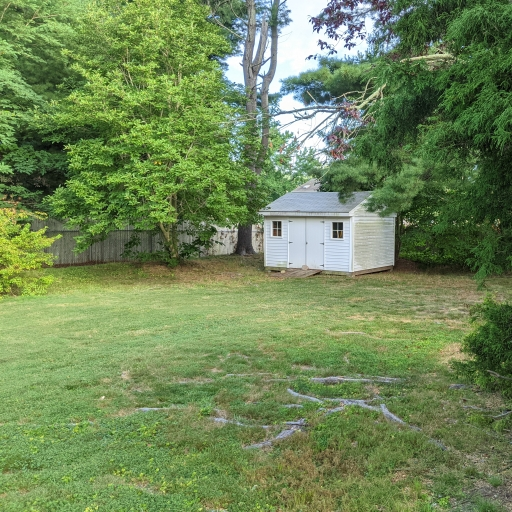
#> input picture shed1-small.jpg, 512 x 512 px
$ python image_processing.py
#> lines starting #> are read from the running program, lines starting #| are printed output that depends on the picture; long printed decimals are rounded
#!/usr/bin/env python
# coding: utf-8

# In[1]:


import matplotlib.pyplot as plt
import imageio.v2 as imageio
import numpy as np


# In[2]:


import cv2
from PIL import Image
from IPython.display import display


# In[3]:


rgbImage = imageio.imread('shed1-small.jpg')
#> rgbImage is the input picture: shape (512, 512, 3); mean R, G, B 111.3, 134.4, 86.4


# In[4]:


(m,n,o) = rgbImage.shape
#> m = 512; n = 512; o = 3
print(m,n,o)
#| 512 512 3


# In[5]:


#normalize the image and display
from skimage import img_as_float
floatImage2 = img_as_float(rgbImage)
plt.imshow(floatImage2)
#> (this line was passed over: IPython is not available in this run)
plt.show()
print(floatImage2[0:5, 0:5, 0])
#| [[0.4039 0.451 0.4863 0.4627  0.4667]
#|  [0.4314 0.5373  0.5255  0.4157 0.4196]
#|  [0.4627  0.4275 0.3961 0.3922 0.4039]
#|  [0.4471 0.5216 0.498 0.4        0.3961]
#|  [0.5412 0.5216 0.4863 0.4784 0.5059]]


# In[6]:


# Extract color channels.
R = rgbImage[:,:,0] # Red channel
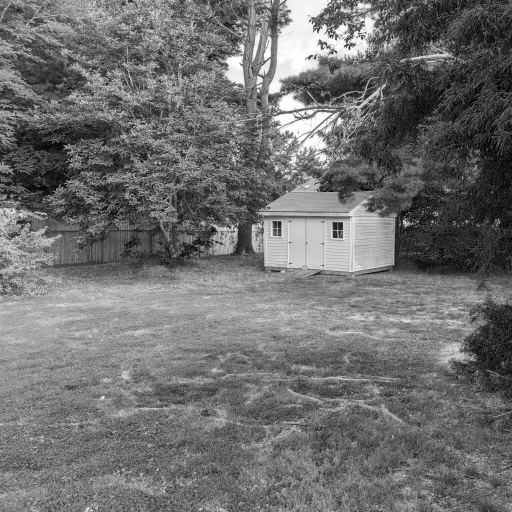
#> R: shape (512, 512); min 0, max 255, mean 111.3
G = rgbImage[:,:,1] # Green channel
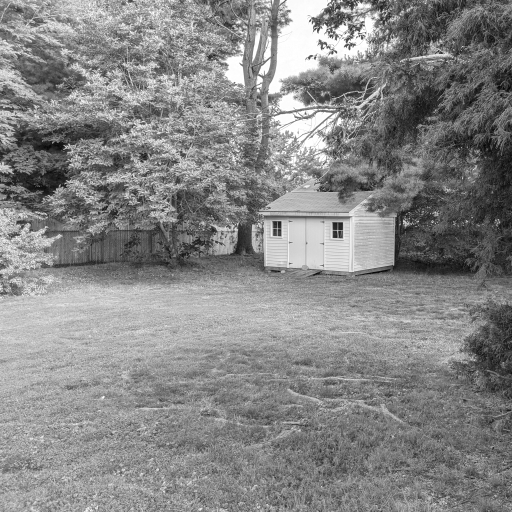
#> G: shape (512, 512); min 4, max 255, mean 134.4
B = rgbImage[:,:,2] # Blue channel
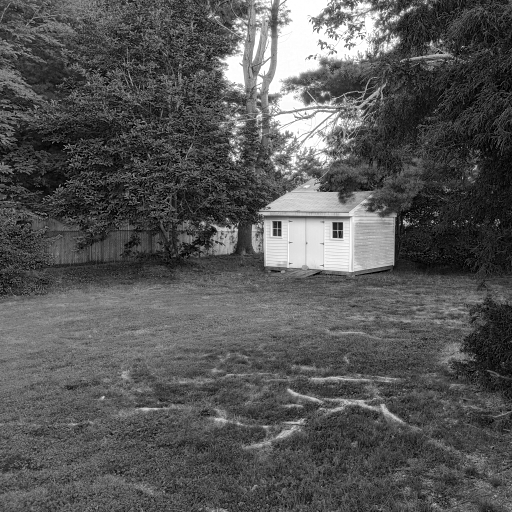
#> B: shape (512, 512); min 0, max 255, mean 86.4


# In[7]:


# Create an all black channel.
allBlack = np.zeros((m, n), dtype=np.uint8)
# Create color versions of the individual color channels.
RC = np.stack((R, allBlack, allBlack), axis=2)
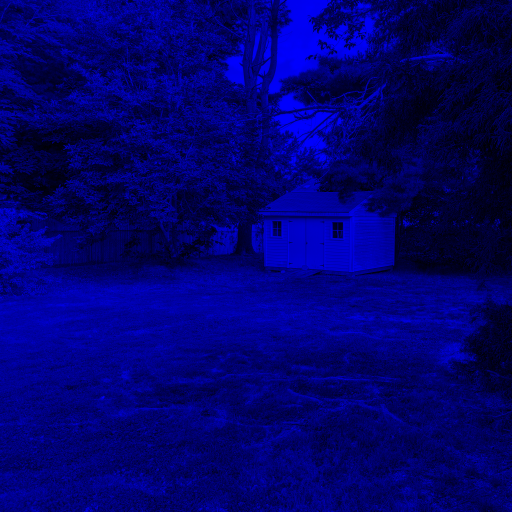
#> RC: shape (512, 512, 3); mean of channels 0, 1, 2 111.3, 0, 0; drawn as B, G, R
GC = np.stack((allBlack, G, allBlack),axis=2)
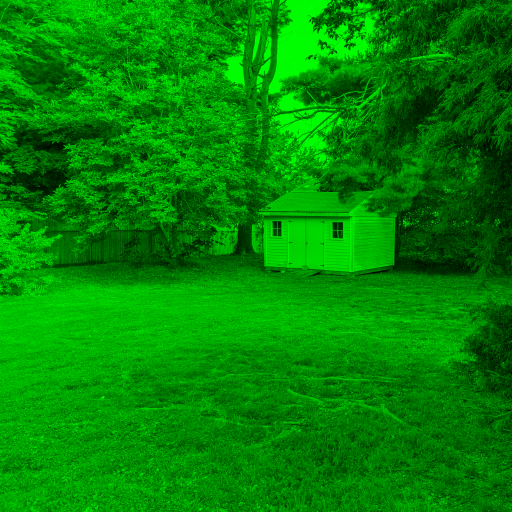
#> GC: shape (512, 512, 3); mean of channels 0, 1, 2 0, 134.4, 0; drawn as B, G, R
BC = np.stack((allBlack, allBlack, B),axis=2)
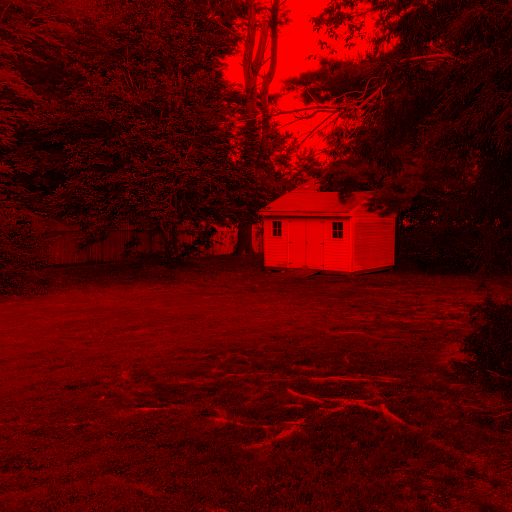
#> BC: shape (512, 512, 3); mean of channels 0, 1, 2 0, 0, 86.4; drawn as B, G, R


# In[8]:


# Recombine the individual color channels to create the original RGB image again.
recombinedRGBImage = np.stack(( R, G, B),axis=2)
plt.title('Recombined Image')
#> (this line was passed over: IPython is not available in this run)
plt.imshow(recombinedRGBImage)
#> (this line was passed over: IPython is not available in this run)
plt.axis('off')
#> (this line was passed over: IPython is not available in this run)


# In[9]:


# Display RC, GC, BC
plt.figure(figsize=(14, 8))
#> (this line was passed over: IPython is not available in this run)

plt.subplot(221)
#> (this line was passed over: IPython is not available in this run)
plt.title('Red Channel')
#> (this line was passed over: IPython is not available in this run)
#> (the run stopped early here; a loop or call above may not have finished)

$ run again, with shed2-small.jpg copied over shed1-small.jpg
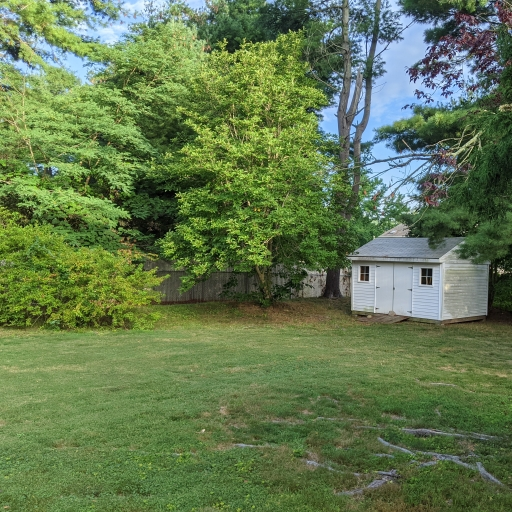
#> input picture shed2-small.jpg, 512 x 512 px
#> rgbImage is the input picture: shape (512, 512, 3); mean R, G, B 98.5, 120.7, 78.7
#| 512 512 3
#| [[0.5451 0.4039 0.3882 0.451 0.4275]
#|  [0.3373  0.298 0.3922 0.4235 0.4157]
#|  [0.6118 0.4863 0.5608 0.6471 0.6863]
#|  [0.6667 0.7569 0.7059 0.7098 0.698]
#|  [0.6549 0.6471 0.6549 0.6627  0.6588]]
#> `GC = np.stack((allBlack, G, allBlack),axis=2)`:
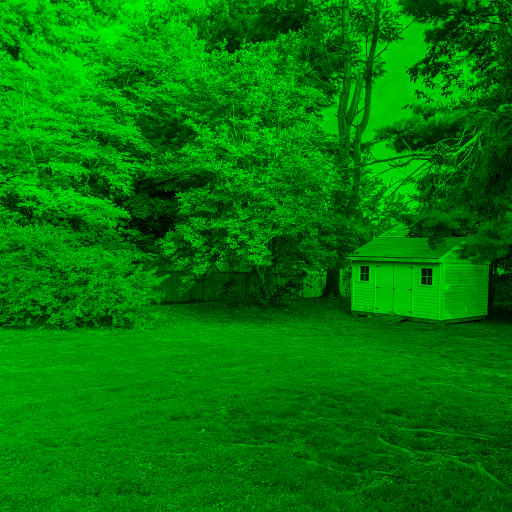
#> GC: shape (512, 512, 3); mean of channels 0, 1, 2 0, 120.7, 0; drawn as B, G, R
#> `BC = np.stack((allBlack, allBlack, B),axis=2)`:
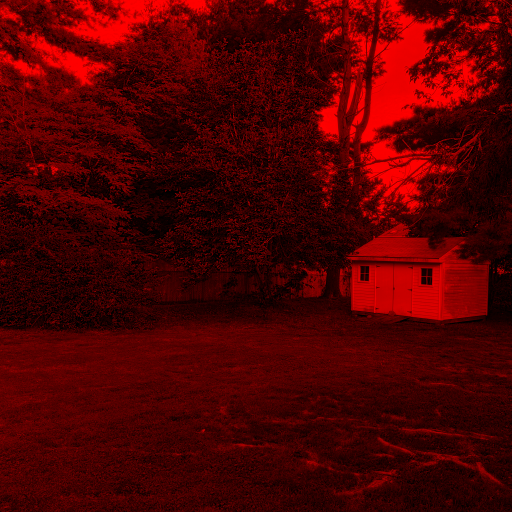
#> BC: shape (512, 512, 3); mean of channels 0, 1, 2 0, 0, 78.7; drawn as B, G, R

$ run again, with AG half.png saved as shed1-small.jpg
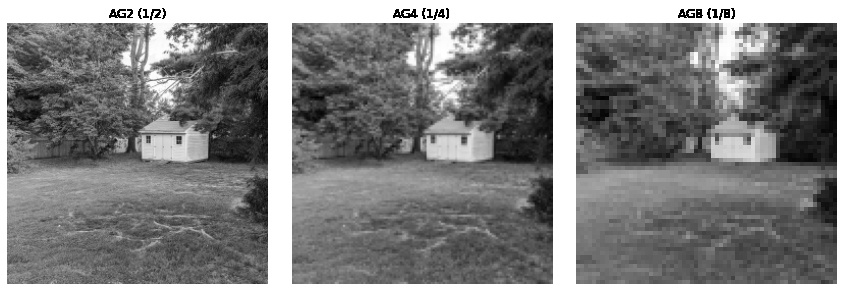
#> input picture AG half.png, 843 x 291 px
#> rgbImage is the input picture: shape (291, 843, 3); min 0, max 255, mean 126.5
#| 291 843 3
#| [[1. 1. 1. 1. 1.]
#|  [1. 1. 1. 1. 1.]
#|  [1. 1. 1. 1. 1.]
#|  [1. 1. 1. 1. 1.]
#|  [1. 1. 1. 1. 1.]]
#> `GC = np.stack((allBlack, G, allBlack),axis=2)`:
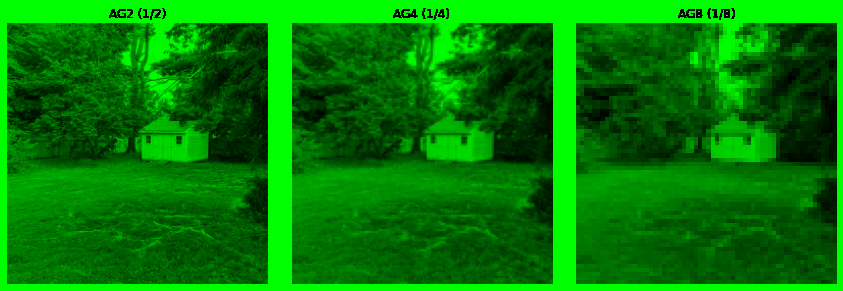
#> GC: shape (291, 843, 3); mean of channels 0, 1, 2 0, 126.5, 0; drawn as B, G, R
#> `BC = np.stack((allBlack, allBlack, B),axis=2)`:
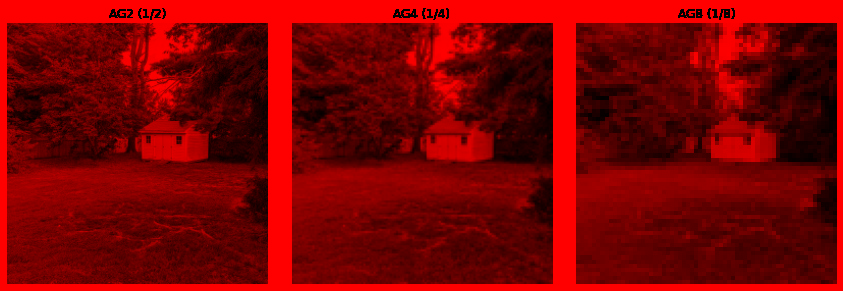
#> BC: shape (291, 843, 3); mean of channels 0, 1, 2 0, 0, 126.5; drawn as B, G, R
